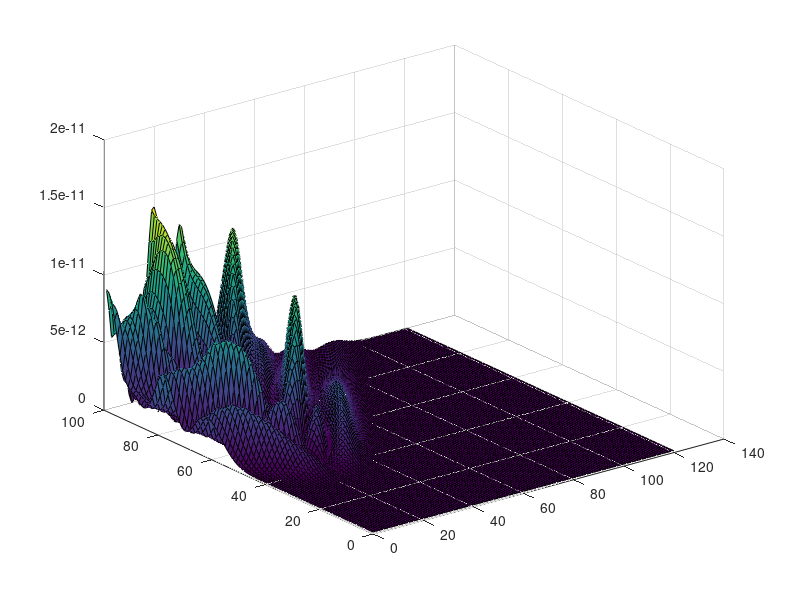
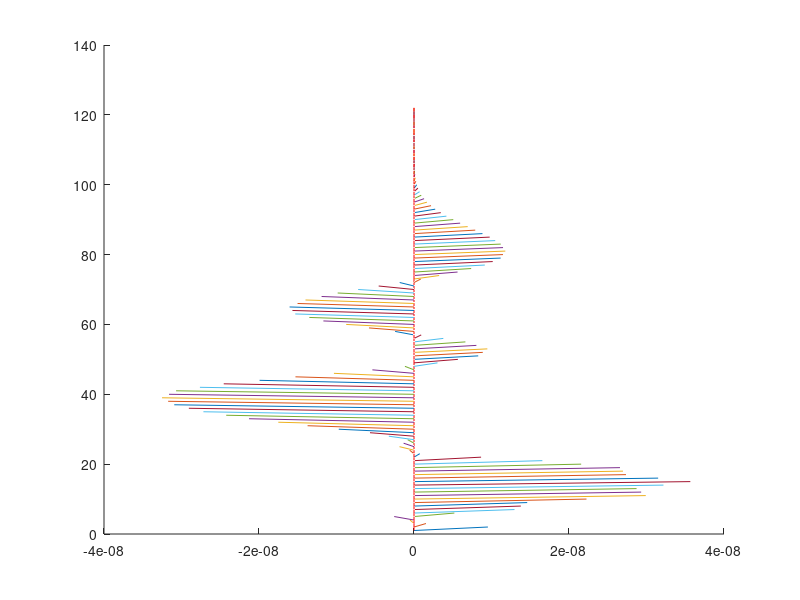
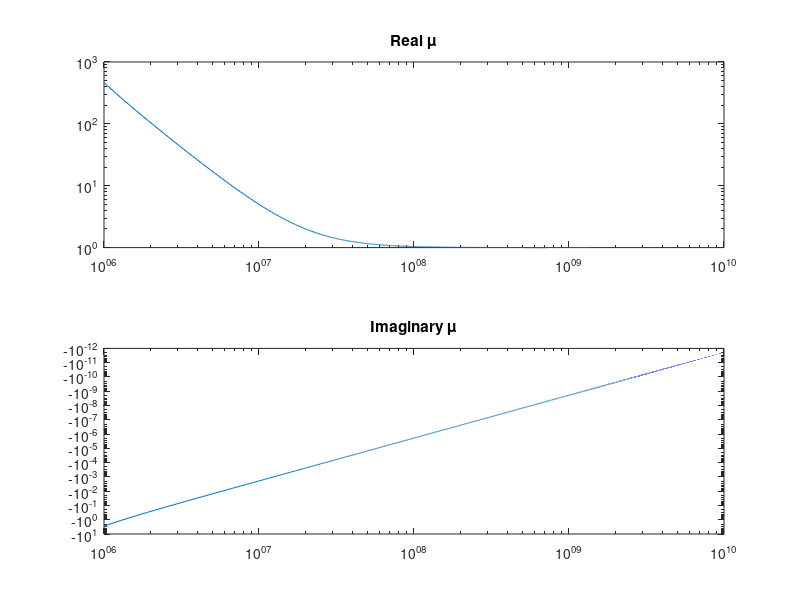
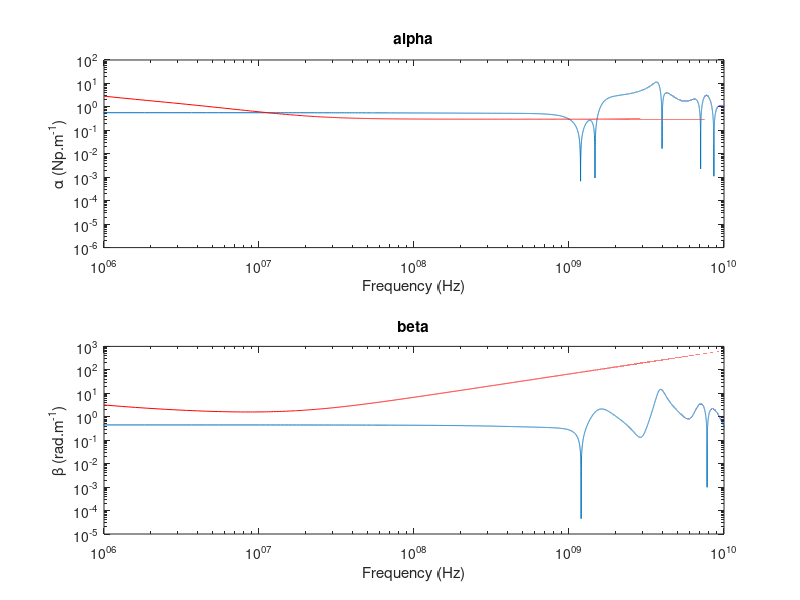

MATLAB code for these plots, in order:
clc;clear all;
%hold on;
%%
f=fopen('FieldEvolutionIn.txt');
File=1;
l=fgetl(f);
in=1;
Prev=1600*(File-1);
while ischar(l)
%while (in <= (518*300))
%for kj=1:81
    %%disp(l);
    text{in}=l;
    
    data{in}=sscanf(text{in},'%f , %f , %f , %f , %f , %f , %f , %f , %f , %f , %f , %f , %f , %f , %f , %f , %f , %f , %f , %f , %f , %f , %f , %f , %f , %f');
    dis=round(((data{in}(2)+15)*4)+1);
    Hx(data{in}(1)-Prev,dis)=data{in}(3)+1i*data{in}(4);
    Hy(data{in}(1)-Prev,dis)=data{in}(5)+1i*data{in}(6);
    Hz(data{in}(1)-Prev,dis)=data{in}(7)+1i*data{in}(8);
    
    Bx(data{in}(1)-Prev,dis)=data{in}(9)+1i*data{in}(10);
    By(data{in}(1)-Prev,dis)=data{in}(11)+1i*data{in}(12);
    Bz(data{in}(1)-Prev,dis)=data{in}(13)+1i*data{in}(14);
    
    Ex(data{in}(1)-Prev,dis)=data{in}(15)+1i*data{in}(16);
    Ey(data{in}(1)-Prev,dis)=data{in}(17)+1i*data{in}(18);
    Ez(data{in}(1)-Prev,dis)=data{in}(19)+1i*data{in}(20);
   
    Dx(data{in}(1)-Prev,dis)=data{in}(21)+1i*data{in}(22);
    Dy(data{in}(1)-Prev,dis)=data{in}(23)+1i*data{in}(24);
    Dz(data{in}(1)-Prev,dis)=data{in}(25)+1i*data{in}(26);
    
    l=fgetl(f);
    in=in+1;
end

% for ind=129:500
% Bx(ind,:)=0;By(ind,:)=0;Bz(ind,:)=0;
% Hx(ind,:)=0;Hy(ind,:)=0;Hz(ind,:)=0;
% Dx(ind,:)=0;Dy(ind,:)=0;Dz(ind,:)=0;
% Ex(ind,:)=0;Ey(ind,:)=0;Ez(ind,:)=0;
% end

L2=32768*4;
%Bx(L2,121)=0;By(L2,121)=0;Bz(L2,121)=0;
Hx(L2,121)=0;Hy(L2,121)=0;Hz(L2,121)=0;
%Dx(L2,:)=0;Dy(L2,:)=0;Dz(L2,:)=0;
Ex(L2,121)=0;Ey(L2,121)=0;Ez(L2,121)=0;

% hold on;
% for stp=1:102
%     plot(real(Hx(stp,:)));
%     pause(.1);
% end

%Sx=Ex(1:100,:).*conj(Hx(1:100,:));
%Sy=Ey(1:100,:).*conj(Hy(1:100,:));
Sz=Ex(1:100,:).*conj(Hy(1:100,:))-Ey(1:100,:).*conj(Hx(1:100,:));
%S=abs(mag3(Sx,Sy,Sz));

figure;surf(abs(real(Sz(1:100,:))));hold on;
% figure;surf(abs(imag(Sz(1:200,:))));hold on;

figure;
hold on
for dist=1:121
plot3([0 imag(Hx(90,dist))],[dist dist+1], [0 0]);
plot3([0 0], [dist dist+1],[0 imag(Hy(90,dist))],'r');
%axis([-1e-4 1e-4 0 122 -1e-4 1e-4])
end



% hold on;
% plot(0:(2/400):2,(real(Bx(170,:))*B0));
% plot(0:(2/400):2,(imag(Bx(170,:))*B0),'r');
% grid('on');
% xlabel('Distance (mm)');
% ylabel('|Bz (Wb/m^2)|');
% legend('Real','Imaginary')

epsr=1;
a0=1e-2;%0.1mm
c0=3e8;%2.99792458e8;%Speed of Light (m/s)
f0=c0/a0;%3000GHz
t0=1/f0;%0.33e-12 (s)
mu0=4*pi*(1e-7);% (H/m)
eps0=8.854187817e-12;% (F/m)
I0=1; %(A)
E0=I0/(a0*eps0*c0);%Electric Field
D0=I0/(a0*c0);%Electric Displacement Field
B0=I0/(a0*eps0*c0*c0);%Magnetic Field
H0=I0/(a0);%Magnetizing Field
sigmaD0=(epsr*eps0*c0)/a0;
fmin=1e6;
fmax=1e10;

muinf=1;
gamma=(.1e-5)/(2*pi);
fn=(2/3)*(1e-5);
sigma=-1e4;
fr=((fmin)/f0):1e-5:((fmax)/f0); 
fi=fr;
kwi=(fn.*fn-fi.*fi-1i.*gamma.*fi);
b0=1e-5;
kwi2=(fi.*fi.*b0.*b0)./kwi;
mur=muinf+(sigma.*fn.*fn)./(kwi-kwi2);

fr2=fr*f0;
mur2=mur*mu0;
sigma=5e-3;
eps=(10*eps0)-1i*(sigma./(2*pi*fr2));


gammaor=1i.*2.*pi.*fr2.*sqrt(mur2.*eps);
etaor=sqrt(mur2./eps);
Zor=gammaor.*etaor;
Yor=gammaor./etaor;
alphaor=real(gammaor);
betaor=imag(gammaor);
vpor=(2.*pi.*fr2)./betaor;


figure;
subplot(2,1,1);loglog(fr2,real(mur2)/mu0);title('Real \mu');xlim([fmin fmax]);
subplot(2,1,2);loglog(fr2,imag(mur2)/mu0);title('Imaginary \mu');xlim([fmin fmax]);

figure
T=t0/4;
Fs=1/T;
L=L2;
obs=15;
L=2^nextpow2(L);
f=Fs/2*linspace(0,1,L/2+1);

FHxi=(fft((Ex(1:L,obs)),L));
FHxo=(fft((Ex(1:L,obs+20)),L));
Gamma=(log(FHxo./FHxi))/(-(20/4)*(a0));
Gamma(1)=0;


figure;
subplot(2,1,1);
loglog(f(1:L/2+1),abs(real(Gamma(1:L/2+1))));
xlabel('Frequency (Hz)');ylabel('\alpha (Np.m^-^1)');xlim([fmin fmax]);
hold on;loglog(fr2,alphaor,'r');title('alpha');xlim([fmin fmax]);

subplot(2,1,2)
loglog(f(1:L/2+1),abs(imag(Gamma(1:L/2+1))));
ylabel('\beta (rad.m^-^1)');xlabel('Frequency (Hz)');xlim([fmin fmax]);
hold on;loglog(fr2,betaor,'r');title('beta');xlim([fmin fmax]);


figure
f=f';
loglog(f(1:L/2+1),abs(2*pi*f(1:L/2+1)./(imag(Gamma(1:L/2+1)))));
%hold on; plot(f(1:L/2+1),(3e8),'r');
ylabel('vp (m.s^-^1)');xlabel('Frequency (Hz)');xlim([fmin fmax]);
hold on;loglog(fr2,vpor,'r');title('vp');xlim([fmin fmax]);


obs=25;
NFFT=2^nextpow2(L);
f=Fs/2*linspace(0,1,NFFT/2+1);
FEx=fft((Ey(1:L,obs)),NFFT);
FHx=fft((Hy(1:L,obs)),NFFT);
Z=FEx./FHx;
Z=Z*377;

figure;
subplot(2,1,1)
loglog(f(1:NFFT/2+1),abs(Z(1:NFFT/2+1)));
xlabel('Frequency (Hz)');ylabel('|\eta| (Ohm)');xlim([fmin fmax]);
hold on;
loglog(fr2,abs(etaor),'r');title('\eta');xlim([fmin fmax]);

subplot(2,1,2)
loglog(f(1:NFFT/2+1),abs(angle(Z(1:NFFT/2+1))*(180/pi)));
ylabel('\Theta \eta (Degree)');xlabel('Frequency (Hz)');xlim([fmin fmax]);
hold on;loglog(fr2,abs(angle(etaor))*(180/pi),'r');title('theta \eta');xlim([fmin fmax]);ylim([-180 180]);

Zimag=abs(imag(Gamma(1:NFFT/2+1).*Z(1:NFFT/2+1)));
Zreal=abs(real(Gamma(1:NFFT/2+1).*Z(1:NFFT/2+1)));
Zabs=abs((Gamma(1:NFFT/2+1).*Z(1:NFFT/2+1)));
Zangle=abs(angle((Gamma(1:NFFT/2+1).*Z(1:NFFT/2+1)))*(180/pi));
Gm=abs(real(Gamma(1:NFFT/2+1)./Z(1:NFFT/2+1)));
Rm=abs((Gm')*(-1).*(2*pi*f));%Reluctance
XCm=abs(imag(Gamma(1:NFFT/2+1)./Z(1:NFFT/2+1)));
Yabs=abs((Gamma(1:NFFT/2+1)./Z(1:NFFT/2+1)));
Yangle=(angle((Gamma(1:NFFT/2+1)./Z(1:NFFT/2+1)))*(180/pi));

figure;
subplot(2,1,1)
loglog(f,(Zabs(1:NFFT/2+1)));
ylabel('|Z| (Ohm/m)');xlabel('Frequency (Hz)');xlim([fmin fmax]);
hold on;
loglog(fr2,abs(Zor),'r');title('|Z|');xlim([fmin fmax]);
%axis([0 1e9 0 2e5])


subplot(2,1,2);
loglog(f,(Zangle(1:NFFT/2+1)));
ylabel('\theta Z (Degree)');xlabel('Frequency (Hz)');xlim([fmin fmax]);
hold on;
loglog(fr2,angle(Zor)*(180/pi),'r');title('theta Z');xlim([fmin fmax]);ylim([-180 180]);

% subplot(3,1,1);
% plot(f(1:NFFT/2+1),(Gm(1:NFFT/2+1)));
% ylabel('Conductance GL (S/m)');
% xlabel('Frequency (Hz)');
% % axis([0 5e11 -8.5 -7.5])
% 
% subplot(3,1,2);
% plot(f(1:NFFT/2+1),(Rm(1:NFFT/2+1)));
% ylabel('Reluctance Rmskin (1/H.m)');
% xlabel('Frequency (Hz)');
% % axis([0 5e11 0 3e13])
% 
% subplot(3,1,3);
% plot(f(1:NFFT/2+1),(XCm(1:NFFT/2+1)));
% ylabel('Susceptance XCL (S/m)');
% xlabel('Frequency (Hz)');
% % axis([0 5e11 0 1])

figure;
subplot(2,1,1)
loglog(f,(Yabs(1:NFFT/2+1)));
ylabel('Y (1/Ohm.m)');xlabel('Frequency (Hz)');xlim([fmin fmax]);
hold on;loglog(fr2,abs(Yor),'r');title('|Y|');xlim([fmin fmax]);

subplot(2,1,2);
loglog(f,abs(Yangle(1:NFFT/2+1)));
ylabel('\theta Y (Degree)');xlabel('Frequency (Hz)');xlim([fmin fmax]);
hold on;loglog(fr2,abs(angle(Yor))*(180/pi),'r');title('theta Y');xlim([fmin fmax]);ylim([-180 180]);
